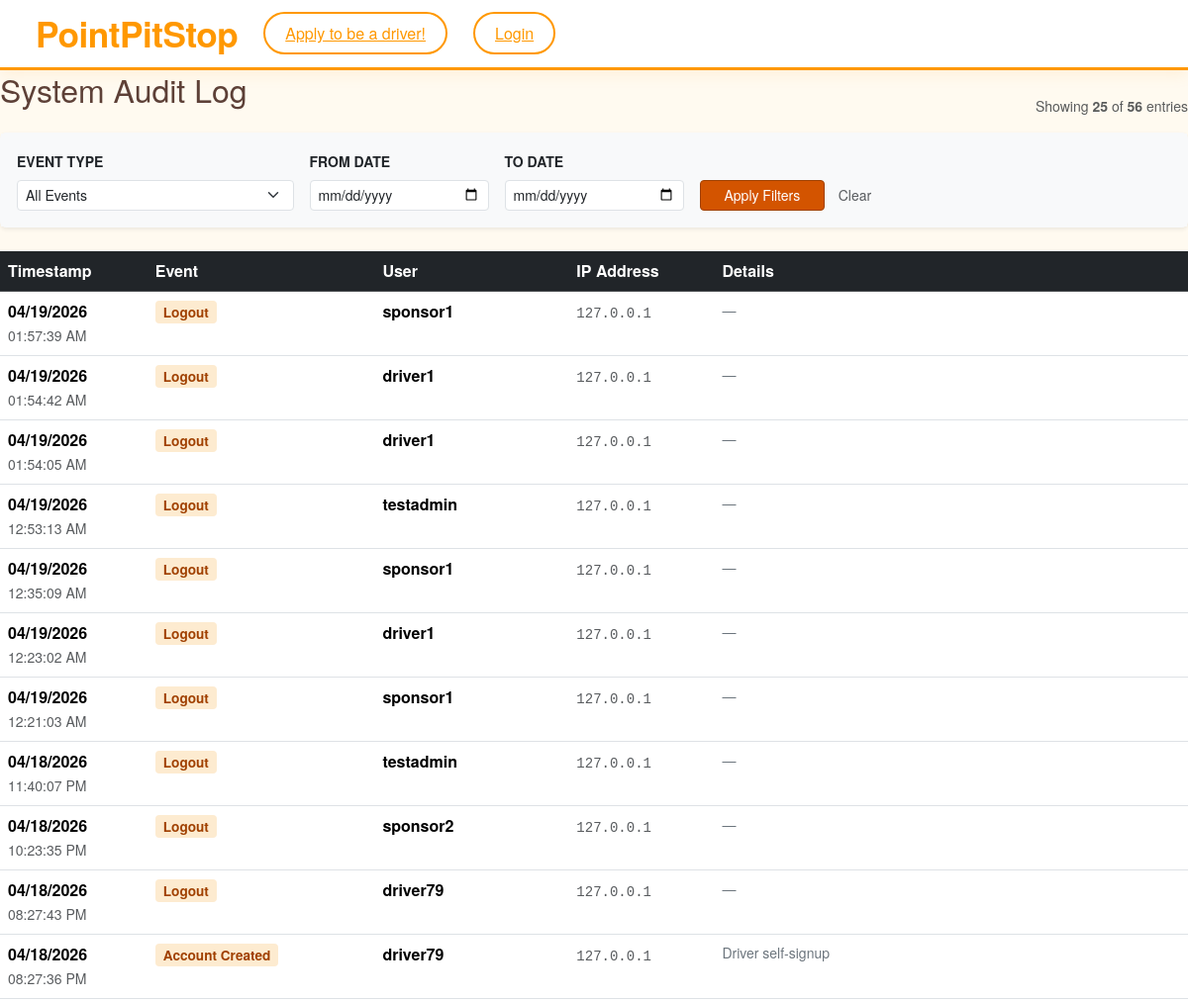
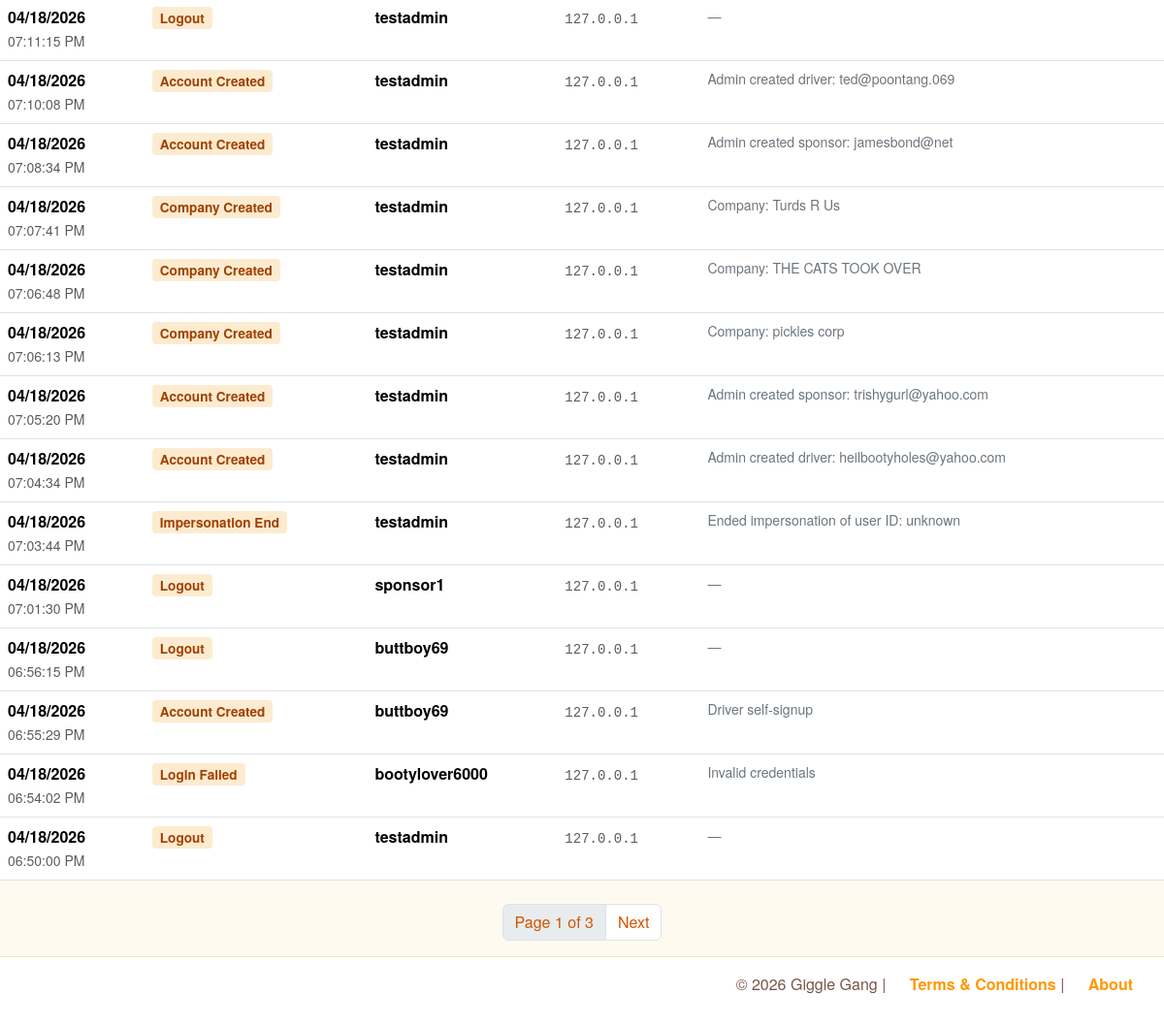
Before: /audit-log with the older database file (2 pictures, top to bottom).
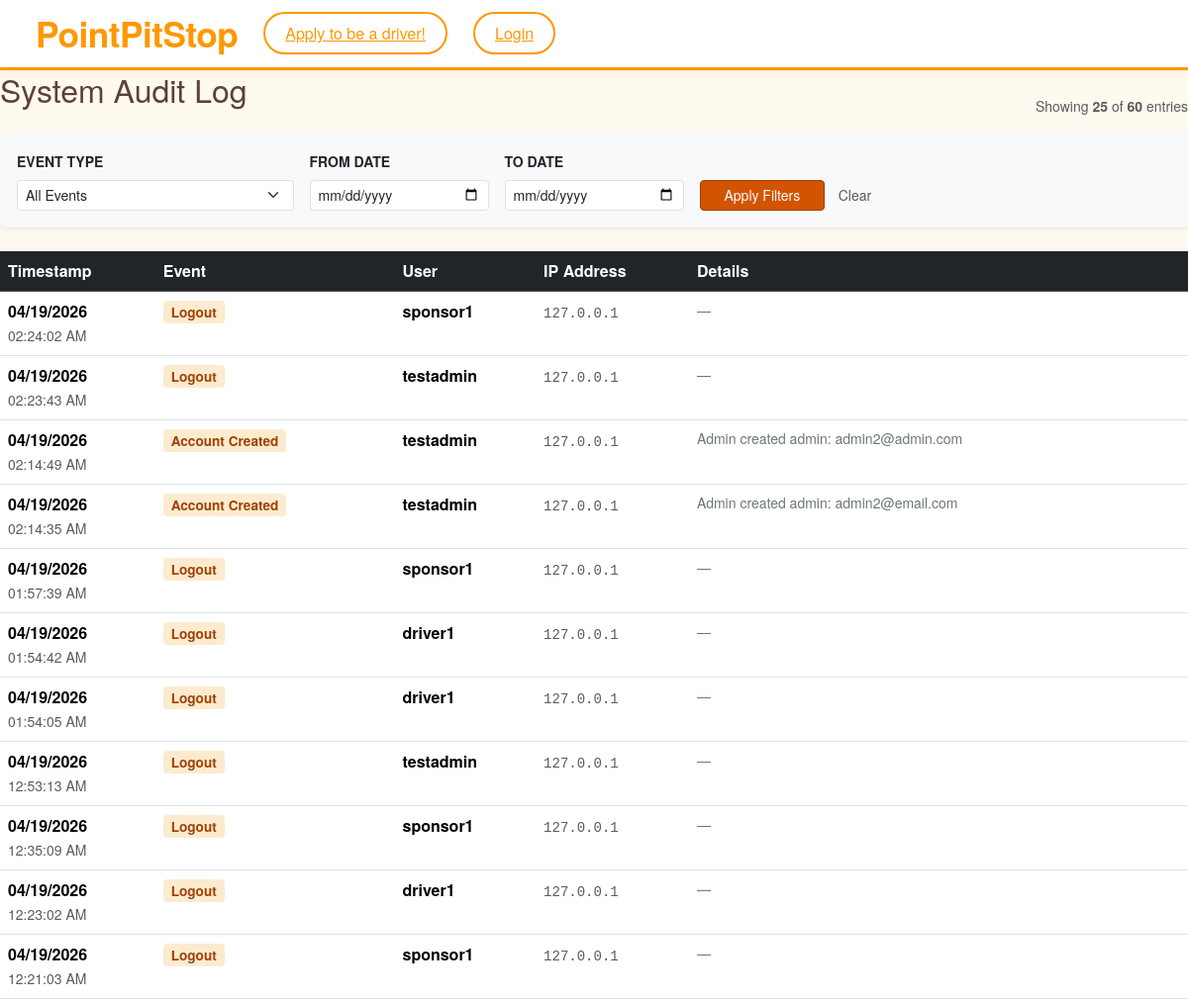
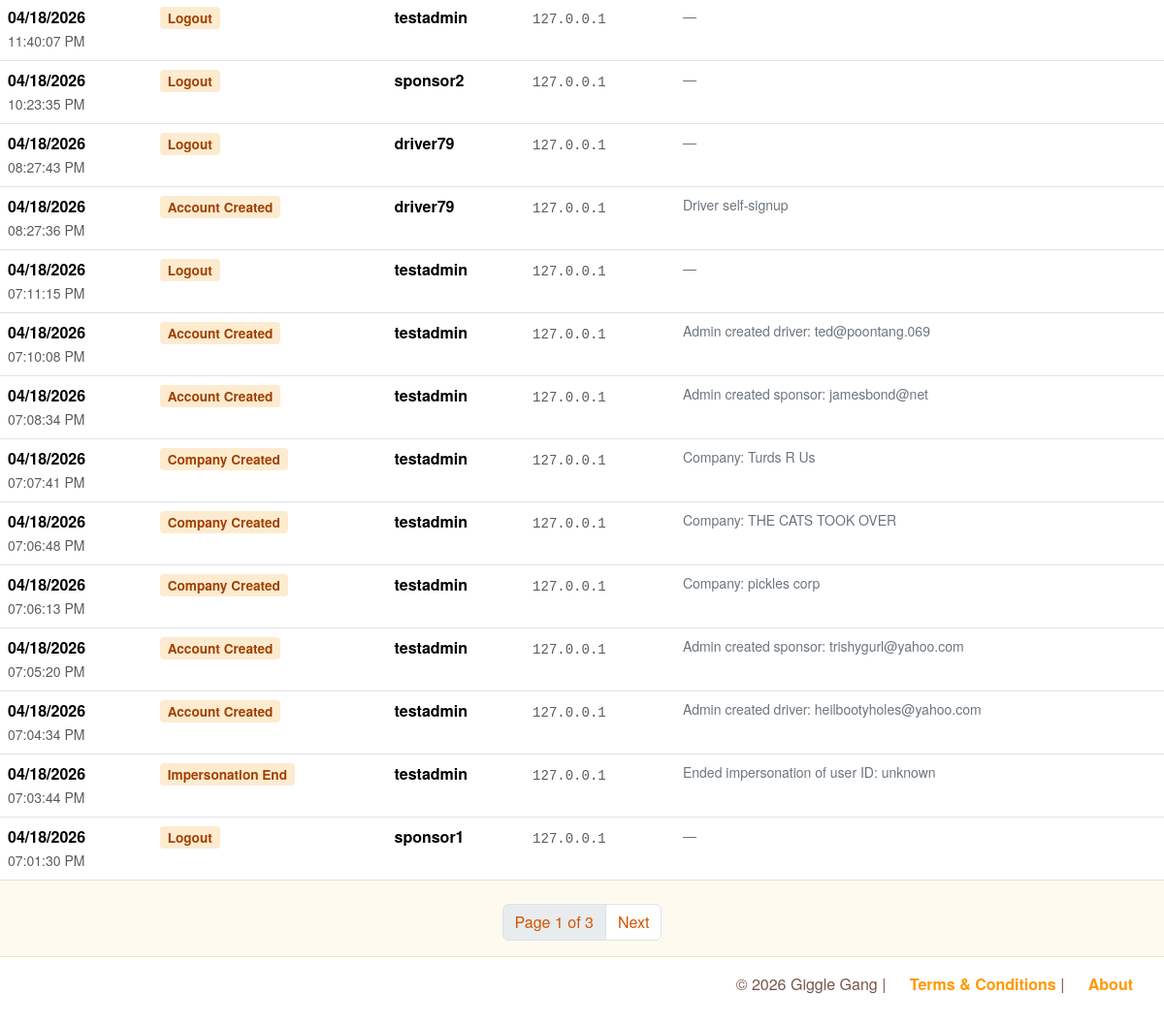
After: the same page with the newer database file (2 pictures, top to bottom).
### models.py (models this page shows)
class AuditLog(db.Model):
    __tablename__ = "audit_log"
    id = db.Column(db.Integer, primary_key=True)
    event_type = db.Column(db.String(50), nullable=False, index=True)
    user_id = db.Column(db.Integer, db.ForeignKey('users.id'), nullable=True)
    username = db.Column(db.String(150), nullable=True)
    ip_address = db.Column(db.String(45), nullable=True)
    details = db.Column(db.Text, nullable=True)
    timestamp = db.Column(db.DateTime, default=datetime.now, index=True)

### reports.py (the view)
@report_bp.route("/audit-log")
def audit_log():
    from models import AuditLog
    from datetime import datetime
    page = request.args.get('page', 1, type=int)
    per_page = 25
    event_filter = request.args.get('event_type', '')
    date_from = request.args.get('date_from', '')
    date_to = request.args.get('date_to', '')
    query = AuditLog.query.order_by(AuditLog.timestamp.desc())
    if event_filter:
        query = query.filter(AuditLog.event_type == event_filter)
    if date_from:
        query = query.filter(AuditLog.timestamp >= datetime.strptime(date_from, '%Y-%m-%d'))
    if date_to:
        query = query.filter(AuditLog.timestamp <= datetime.strptime(date_to + ' 23:59:59', '%Y-%m-%d %H:%M:%S'))
    pagination = query.paginate(page=page, per_page=per_page, error_out=False)
    event_types = db.session.query(AuditLog.event_type).distinct().order_by(AuditLog.event_type).all()
    event_types = [e[0] for e in event_types]
    return render_template("admin/reports/audit_log.html",
                           logs=pagination.items,
                           pagination=pagination,
                           event_types=event_types,
                           current_filter=event_filter,
                           date_from=date_from,
                           date_to=date_to)

### app.py (called while the page is built, shortened)
@app.before_request
def load_user_context():
    print(f"DEBUG: Current Endpoint is: {request.endpoint}")
    g.profile = None
    g.is_impersonating = False
    public_endpoints = [
        "static",
        "homepage",
        "terms",
        "about",
        "auth.handle_signup",
        "auth.handle_login",
        "auth.handle_driver_signup",
        "auth.handle_sponsor_signup",
        "auth.handle_forgot_password"
    ]
    if request.endpoint in public_endpoints:
        return None

### templates/admin/reports/audit_log.html (shortened to what this page needs)
{% extends "base.html" %}
{% block body %}
    <div class="d-flex justify-content-between align-items-end mb-3">
        <h2>System Audit Log</h2>
        <span class="text-muted small">
            Showing <strong>{{ logs|length }}</strong> of <strong>{{ pagination.total }}</strong> entries
        </span>
    </div>
    <div class="card mb-4 border-light shadow-sm">
        <div class="card-body bg-light">
            <form method="GET" class="row g-3 align-items-end">
                <div class="col-md-3">
                    <label class="form-label small fw-bold text-uppercase">Event Type</label>
                    <select name="event_type" class="form-select form-select-sm">
                        <option value="">All Events</option>
                    </select>
                </div>
                <div class="col-md-2">
                    <label class="form-label small fw-bold text-uppercase">From Date</label>
                    <input type="date" name="date_from" class="form-control form-control-sm" value="{{ date_from }}">
                </div>
                <div class="col-md-2">
                    <label class="form-label small fw-bold text-uppercase">To Date</label>
                    <input type="date" name="date_to" class="form-control form-control-sm" value="{{ date_to }}">
                </div>
                <div class="col-auto">
                    <button type="submit" class="btn btn-sm btn-primary px-4">Apply Filters</button>
                    <a href="{{ url_for('report.audit_log') }}" class="btn btn-sm btn-link text-muted text-decoration-none">Clear</a>
                </div>
            </form>
        </div>
    </div>
    {% if logs %}
    <table class="table table-hover report-table">
        <thead class="table-dark">
            <tr>
                <th>Timestamp</th>
                <th>Event</th>
                <th>User</th>
                <th>IP Address</th>
                <th>Details</th>
            </tr>
        </thead>
        <tbody>
            {% for log in logs %}
            <tr>
                <td>
                    <div class="fw-bold">{{ log.timestamp.strftime('%m/%d/%Y') }}</div>
                    <small class="text-muted">{{ log.timestamp.strftime('%I:%M:%S %p') }}</small>
                </td>
                <td><span class="event-badge">{{ log.event_type.replace('_', ' ').title() }}</span></td>
                <td><strong>{{ log.username or '—' }}</strong></td>
                <td><code class="text-muted small">{{ log.ip_address or '—' }}</code></td>
                <td class="small text-secondary">{{ log.details or '—' }}</td>
            </tr>
            {% endfor %}
        </tbody>
    </table>
    {% if pagination.pages > 1 %}
    <nav aria-label="Audit log pagination" class="mt-4">
        <ul class="pagination justify-content-center">
            <li class="page-item disabled"><span class="page-link text-dark">Page {{ pagination.page }} of {{ pagination.pages }}</span></li>
            {% if pagination.has_next %}
            <li class="page-item">
                <a class="page-link" href="?page={{ pagination.next_num }}&event_type={{ current_filter }}&date_from={{ date_from }}&date_to={{ date_to }}">Next</a>
            </li>
            {% endif %}
        </ul>
    </nav>
    {% endif %}
    {% else %}
    <p class="text-muted text-center py-5">No audit entries match your criteria.</p>
    {% endif %}
{% endblock %}

Changed rows visible on the page:
no longer on this page (row unchanged): AuditLog: timestamp "04/18/2026", timestamp "06:56:15 PM", event_type.replace "Logout", username "buttboy69", ip_address "127.0.0.1", details "—"
no longer on this page (row unchanged): AuditLog: timestamp "04/18/2026", timestamp "06:55:29 PM", event_type.replace "Account Created", username "buttboy69", ip_address "127.0.0.1", details "Driver self-signup"
no longer on this page (row unchanged): AuditLog: timestamp "04/18/2026", timestamp "06:54:02 PM", event_type.replace "Login Failed", username "bootylover6000", ip_address "127.0.0.1", details "Invalid credentials"
no longer on this page (row unchanged): AuditLog: timestamp "04/18/2026", timestamp "06:50:00 PM", event_type.replace "Logout", username "testadmin", ip_address "127.0.0.1", details "—"
added AuditLog: timestamp "04/19/2026", timestamp "02:24:02 AM", event_type.replace "Logout", username "sponsor1", ip_address "127.0.0.1", details "—"
added AuditLog: timestamp "04/19/2026", timestamp "02:23:43 AM", event_type.replace "Logout", username "testadmin", ip_address "127.0.0.1", details "—"
added AuditLog: timestamp "04/19/2026", timestamp "02:14:49 AM", event_type.replace "Account Created", username "testadmin", ip_address "127.0.0.1", details "Admin created admin: admin2@admin.com"
added AuditLog: timestamp "04/19/2026", timestamp "02:14:35 AM", event_type.replace "Account Created", username "testadmin", ip_address "127.0.0.1", details "Admin created admin: admin2@email.com"
Other visible differences:
{{ pagination.total }}: "56" → "60"
